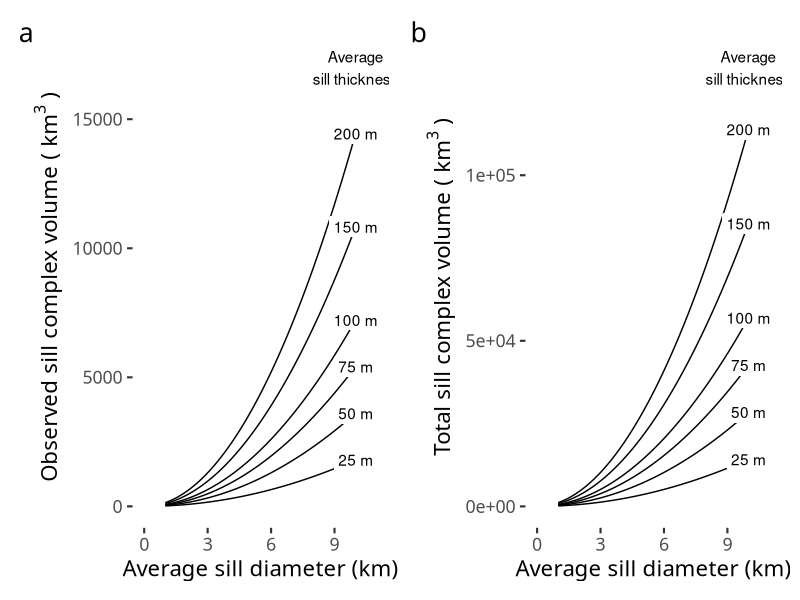
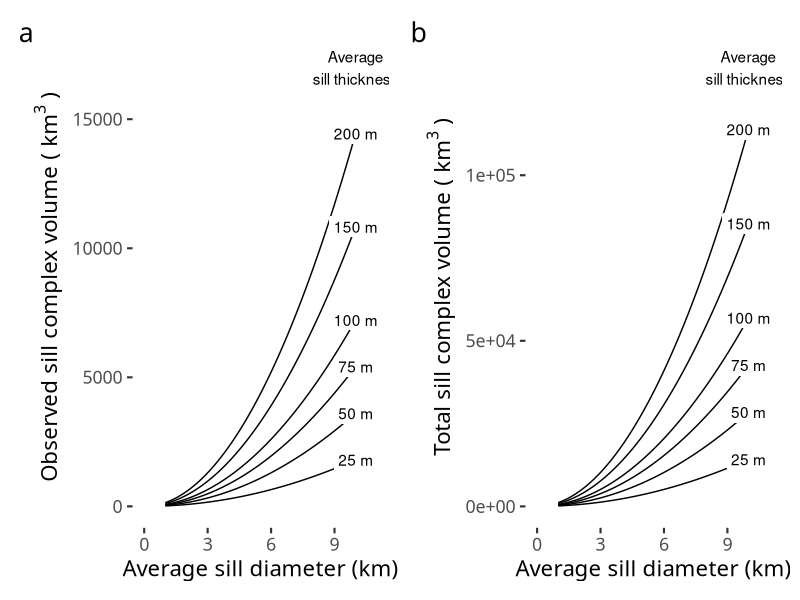

Recreate these plots in R, in order.
####################################################
############ Sill province volume calcs ############
####################################################

### This script plots a figure for the Rockall sills
### paper which provides estimates of the total vol
### of a sill complex with 920 sills, for different
### average sill thicknesses and diameters. 

# Load required packages
library("tidyverse")
library("ggrepel")
library("ggthemes")
library("patchwork")


# Define a function to calculate the volume 
get_vol <- function(diameters_km, thickness_m, num_sills=920.0)
{
  return(num_sills * (diameters_km/2.0)^2.0 * pi * (thickness_m / 1000.0))
}

# Calculate and make plot 
# First plot for observed sill complex volum
p1 <- tibble(diameters = seq(from=1, to=10, by=0.1)) %>% # Make a tibble with diams
  mutate("25 m" = get_vol(diameters, 25),        # Make the columns of vols for each sill thickness 
         "50 m" = get_vol(diameters, 50),
         "75 m" = get_vol(diameters, 75),
         "100 m" = get_vol(diameters, 100), 
         "150 m" = get_vol(diameters, 150), 
         "200 m" = get_vol(diameters, 200)) %>% 
  gather(thickness, volume, "25 m", "50 m", "75 m", "100 m", "150 m", "200 m") %>%          # Gather to make data long format
  mutate(label = if_else(diameters == max(diameters), 
                 as.character(thickness), NA_character_)) %>%   # Make a label at the end of the line
  ggplot(aes(x=diameters, y=volume, group=thickness)) + 
  geom_line() +
  geom_label(aes(label=label), na.rm=TRUE, label.size=0) +
  xlim(0,11) +
  scale_colour_discrete(guide = 'none') + 
  annotate("text", x = 10, y = 0.17e05, label = "Average\nsill thickness") +
  labs(x = "Average sill diameter (km)",
       y = bquote("Observed sill complex volume (" ~ km^3~")")) +
  theme_tufte(base_size = 16, base_family = "sansserif")


# Second plot for total sill complex volume 
# number of sills is 145,000 sq km * 0.05 sill area density = 7250 sills
p2 <- tibble(diameters = seq(from=1, to=10, by=0.1)) %>% # Make a tibble with diams
  mutate("25 m" = get_vol(diameters, 25, 7250),        # Make the columns of vols for each sill thickness 
         "50 m" = get_vol(diameters, 50, 7250),
         "75 m" = get_vol(diameters, 75, 7250),
         "100 m" = get_vol(diameters, 100, 7250), 
         "150 m" = get_vol(diameters, 150, 7250), 
         "200 m" = get_vol(diameters, 200, 7250)) %>% 
  gather(thickness, volume, "25 m", "50 m", "75 m", "100 m", "150 m", "200 m") %>%          # Gather to make data long format
  mutate(label = if_else(diameters == max(diameters), 
                         as.character(thickness), NA_character_)) %>%   # Make a label at the end of the line
  ggplot(aes(x=diameters, y=volume, group=thickness)) + 
  geom_line() +
  geom_label(aes(label=label), na.rm=TRUE, label.size=0) +
  xlim(0,11) +
  scale_colour_discrete(guide = 'none') + 
  annotate("text", x = 10, y = 1.325e05, label = "Average\nsill thickness") +
  labs(x = "Average sill diameter (km)",
       y = bquote("Total sill complex volume (" ~ km^3~")")) +
  theme_tufte(base_size = 16, base_family = "sansserif")


p1 + p2 + plot_annotation(tag_levels = "a")

ggsave("total_sill_vol.png", height = 5.5, width = 10, units="in", dpi = 600)
